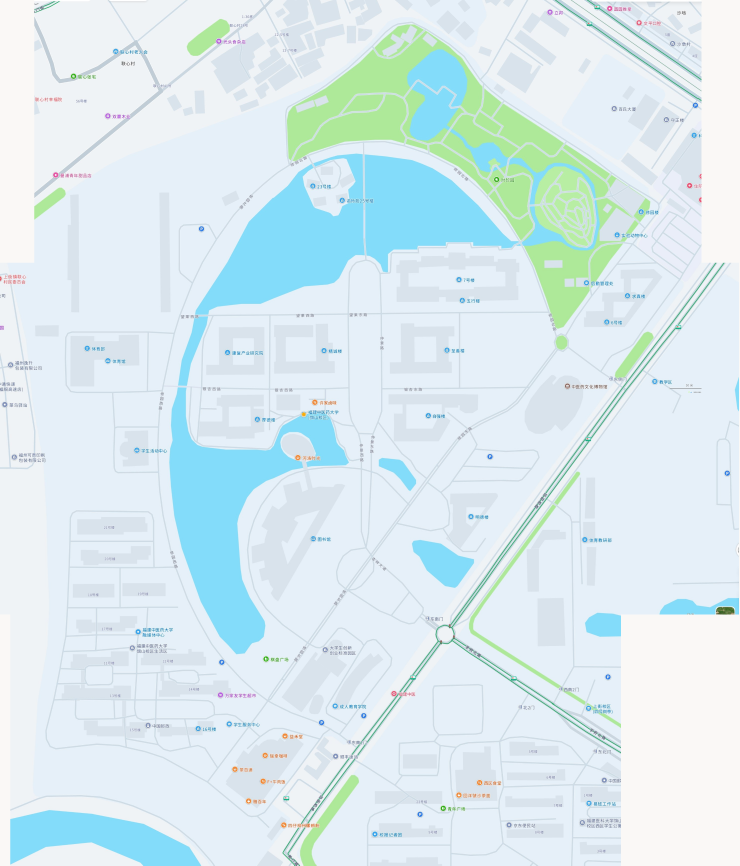
#> input picture _audit/campus_map_20261113/_data/amap/master.png, 2957 x 3463 px, found by its file name (shown at 1/4 size)
$ python labels5.py
#> lines starting #> are read from the running program, lines starting #| are printed output that depends on the picture; after the words box and inside, x2 and y2 are one past the last pixel; in counts of white or black regions, pixels touching at a corner belong together
import cv2, numpy as np, os
BASE = r"C:\Users\Ko_Li\.openclaw\workspace\web\_audit\campus_map_20261113\_data\amap"
WORK = os.path.join(BASE,"_work")
m=cv2.imread(os.path.join(BASE,"master.png"))
#> m is the input picture: shape (3463, 2957, 3); mean B, G, R 240.3, 235.5, 217.7
def save(img,x0,y0,x1,y1,scale,name):
#> called with x0 = 130, y0 = 150, x1 = 900, y1 = 900, scale = 1.15, name = 'M_nw.png'
    c=cv2.resize(img[y0:y1,x0:x1],None,fx=scale,fy=scale,interpolation=cv2.INTER_CUBIC)
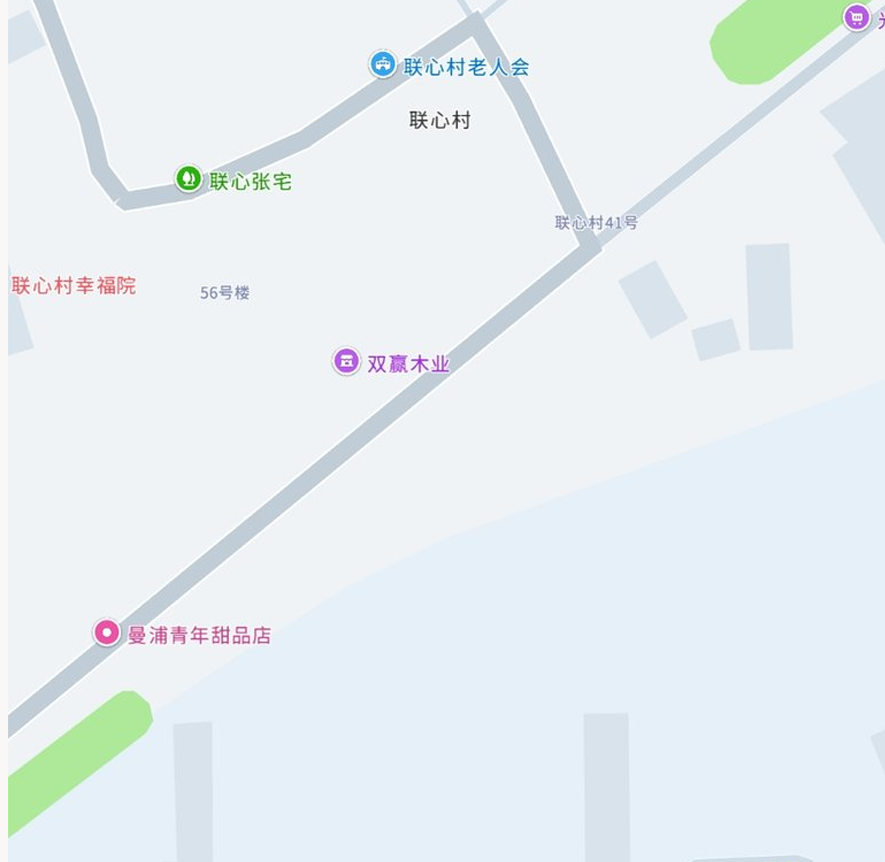
#> c: shape (862, 885, 3); mean B, G, R 242.5, 238.6, 231.3
    cv2.putText(c,name,(8,28),cv2.FONT_HERSHEY_SIMPLEX,0.8,(0,0,255),2,cv2.LINE_AA)
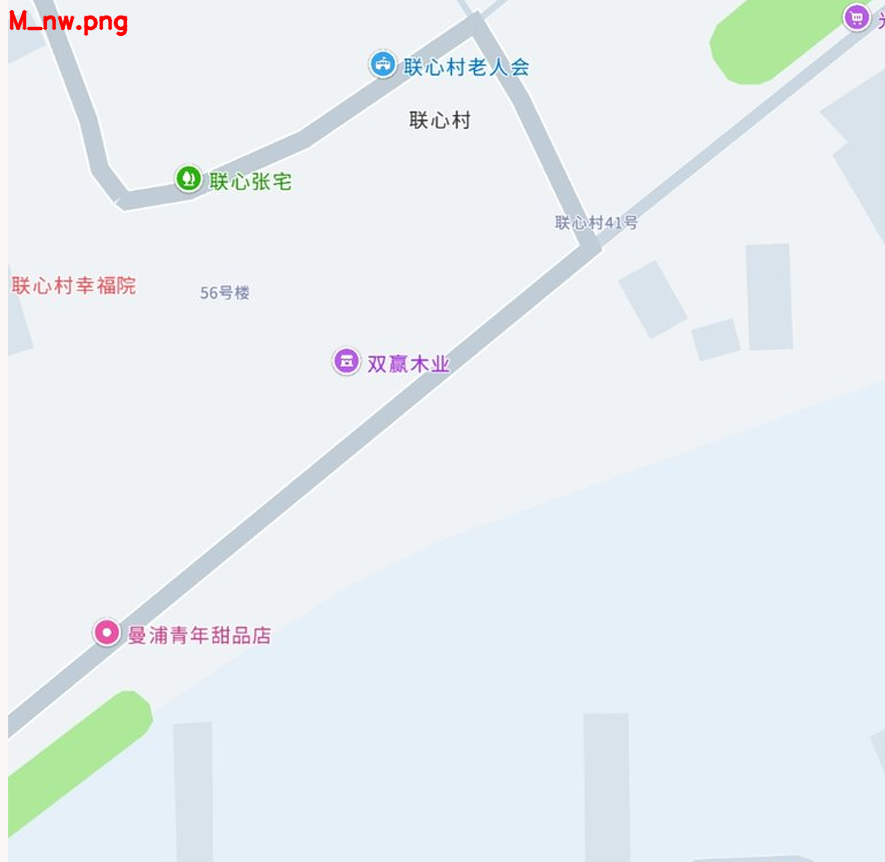
#> c: shape (862, 885, 3); 0.19% of pixels changed, all inside (x1, y1, x2, y2) = (9, 10, 128, 37)
    cv2.imwrite(os.path.join(WORK,name+".png"),c,[cv2.IMWRITE_PNG_COMPRESSION,6]); print(name,c.shape)
#| M_nw.png (862, 885, 3)
save(m,130,150,900,900,1.15,"M_nw.png")
save(m,0,850,900,1600,1.15,"N_w_upper.png")
#> call 2 of save, with x0 = 0, y0 = 850, x1 = 900, y1 = 1600, scale = 1.15, name = 'N_w_upper.png'
#> in save (call 2), `c=cv2.resize(img[y0:y1,x0:x1],None,fx=scale,fy=scale,interpolation=cv2..`:
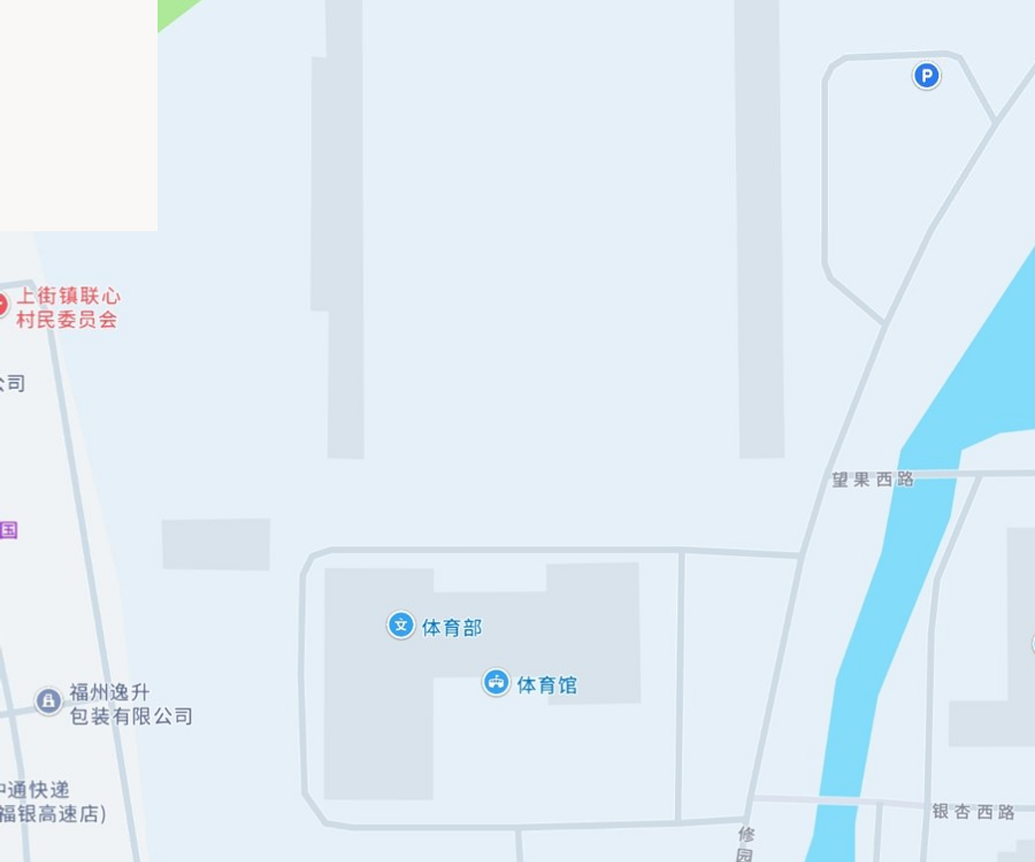
#> c: shape (862, 1035, 3); mean B, G, R 245.6, 236.6, 224.6
#> in save (call 2), `cv2.putText(c,name,(8,28),cv2.FONT_HERSHEY_SIMPLEX,0.8,(0,0,255),2,cv2..`:
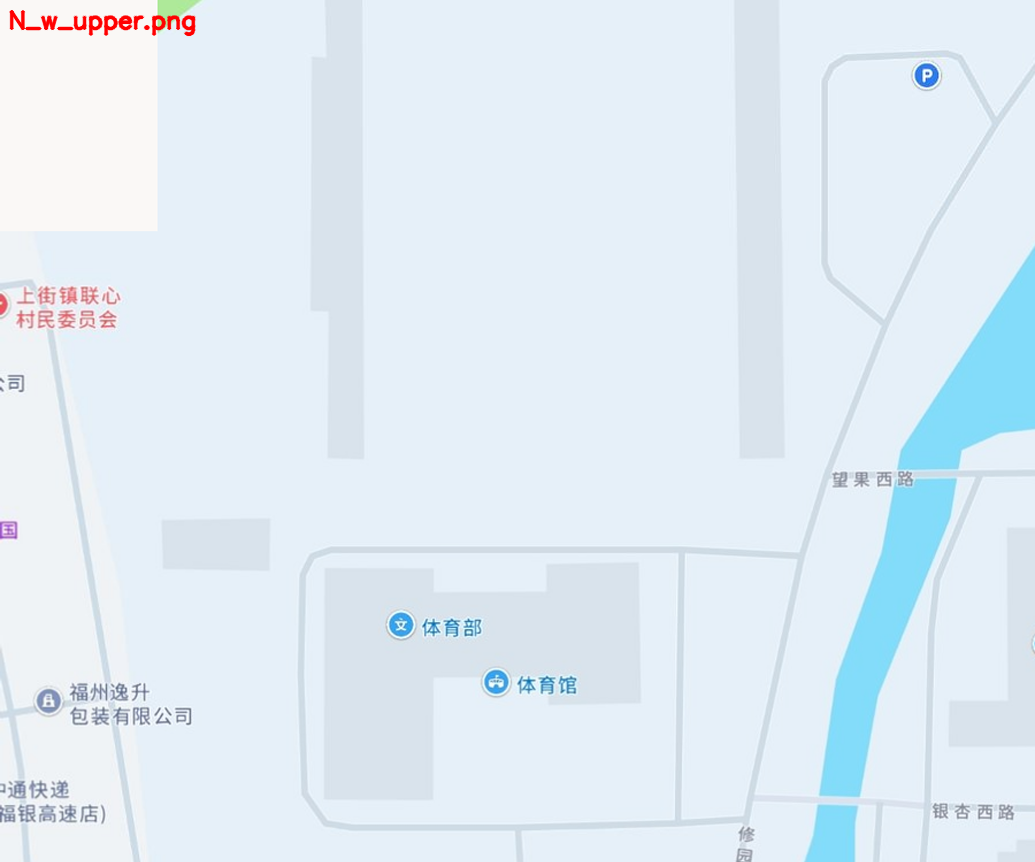
#> c: shape (862, 1035, 3); 0.25% of pixels changed, all inside (x1, y1, x2, y2) = (9, 10, 196, 37)
#| N_w_upper.png (862, 1035, 3)
